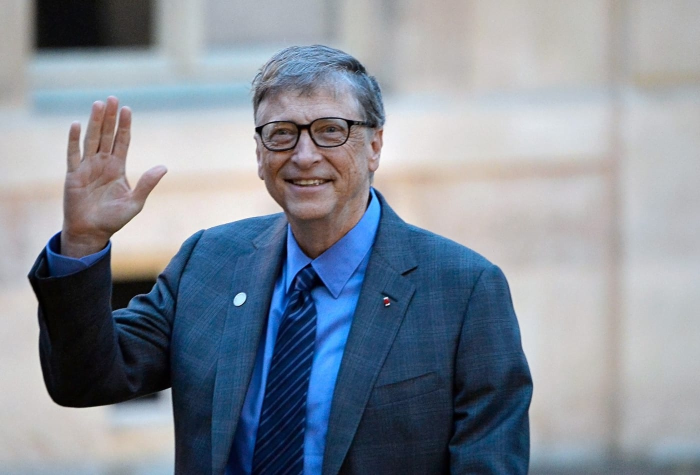
#> input picture images/Bill2.jpg, 1400 x 950 px (shown at 1/2 size); its folder holds only this picture in this run
$ python multiple_img_detection.py
#> lines starting #> are read from the running program, lines starting #| are printed output that depends on the picture; after the words box and inside, x2 and y2 are one past the last pixel; in counts of white or black regions, pixels touching at a corner belong together
import cv2, glob
# glob is a particular module that helps us to get all files from a particular file

all_images = glob.glob("images/*.jpg")
detect = cv2.CascadeClassifier("haarcascades/haarcascade_frontalface_default.xml")
print(all_images)
print(len(all_images))

for image in all_images:
    img = cv2.imread(image)
#> img is the input picture: shape (950, 1400, 3); mean B, G, R 153.2, 141.5, 133
    gray_img = cv2.cvtColor(img, cv2.COLOR_BGR2GRAY)
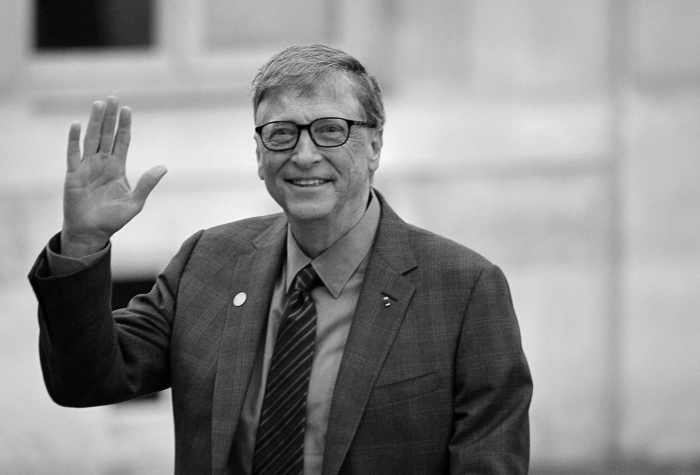
#> gray_img: shape (950, 1400) (shown at 1/2 size); min 0, max 254, mean 140.3
    faces = detect.detectMultiScale(gray_img, scaleFactor=1.1, minNeighbors=5)
#> faces = [[482, 153, 283, 283]]
    for (x, y, w, h) in faces:
        final_img = cv2.rectangle(img, (x, y), (x+w, y+h), (0, 255, 0), 2)
#> this loop made 1 pass

    cv2.imshow("Final output", final_img)
    cv2.waitKey(2000)
    cv2.destroyAllWindows()

$ run again, on images/img2.jpg
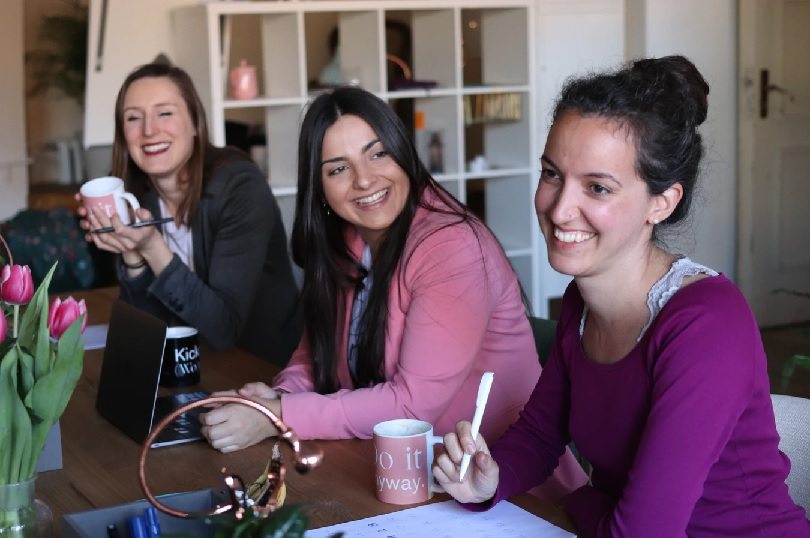
#> input picture images/img2.jpg, 810 x 538 px
#> img is the input picture: shape (538, 810, 3); mean B, G, R 97.1, 85.8, 105.2
#> `gray_img = cv2.cvtColor(img, cv2.COLOR_BGR2GRAY)`:
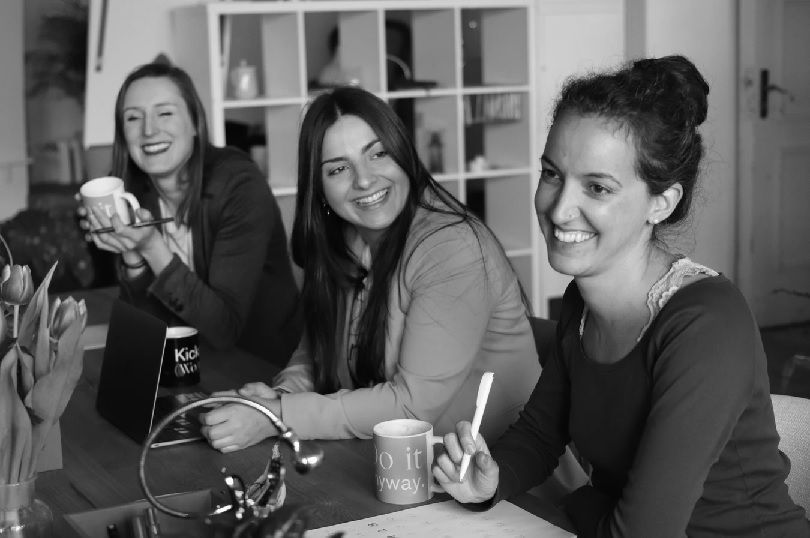
#> gray_img: shape (538, 810); min 0, max 255, mean 92.9
#> faces = [[112, 83, 83, 83], [307, 123, 105, 105], [523, 115, 167, 167]]
#> the loop `for (x, y, w, h) in faces:` made 3 passes
#> pass 3, `final_img = cv2.rectangle(img, (x, y), (x+w, y+h), (0, 255, 0), 2)`:
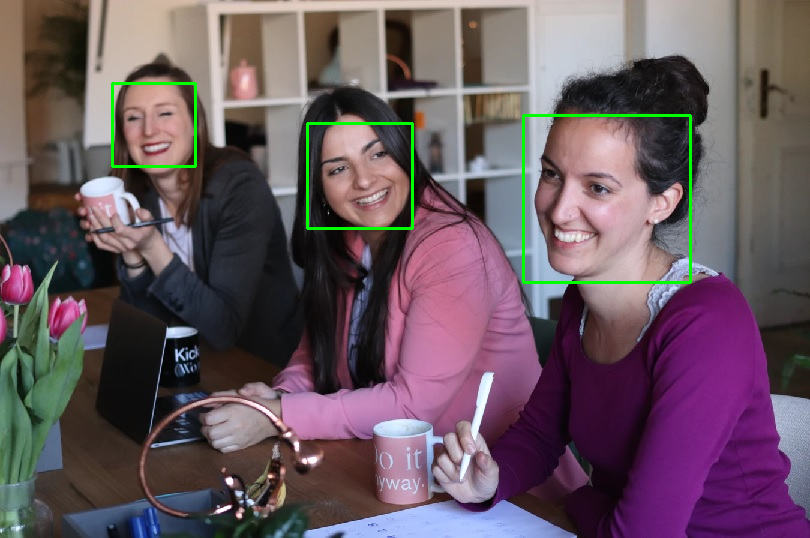
#> final_img: shape (538, 810, 3); mean B, G, R 96.2, 87.4, 104.2

$ run again, on images/img4.jpg
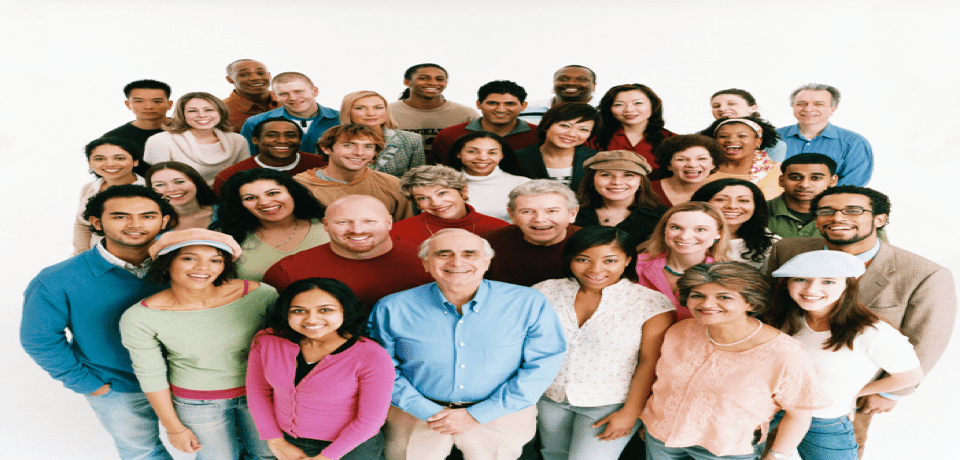
#> input picture images/img4.jpg, 960 x 460 px
#> img is the input picture: shape (460, 960, 3); mean B, G, R 160.4, 166.9, 178.7
#> `gray_img = cv2.cvtColor(img, cv2.COLOR_BGR2GRAY)`:
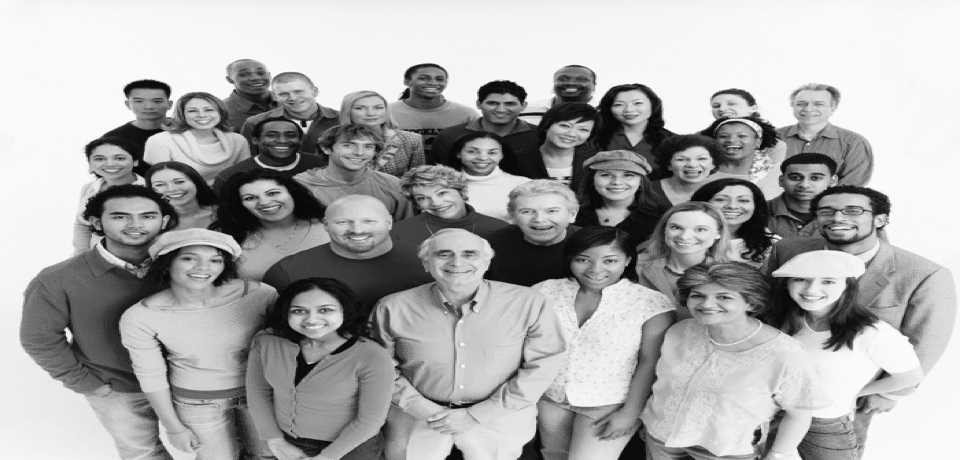
#> gray_img: shape (460, 960); min 9, max 251, mean 169.7
#> faces = 20 rows, first 6: [613, 89, 40, 40], [355, 96, 32, 32], [183, 98, 35, 35], [343, 134, 35, 35], [464, 138, 37, 37], [87, 144, 38, 38]
#> the loop `for (x, y, w, h) in faces:` made 20 passes
#> after the loop `for (x, y, w, h) in faces:`:
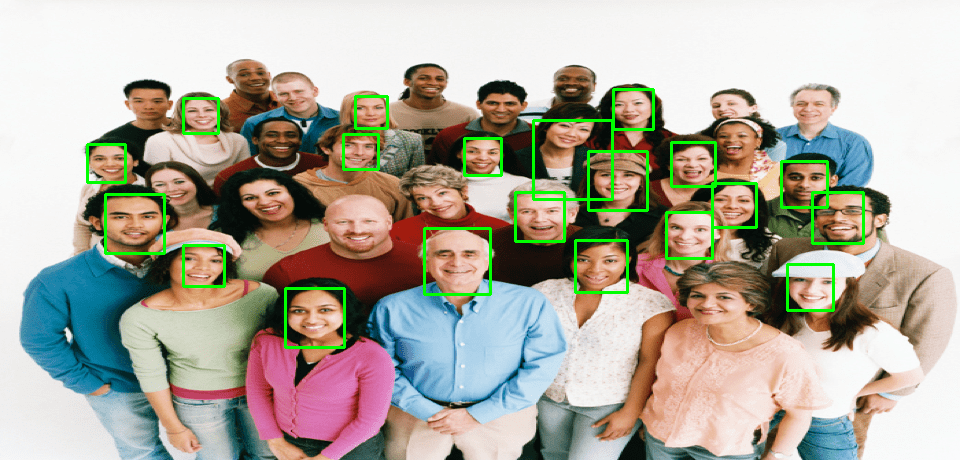
#> img: shape (460, 960, 3); 2.55% of pixels changed, all inside (x1, y1, x2, y2) = (86, 88, 865, 349)

$ run again, on images/child.jpg
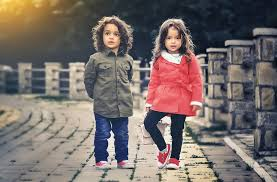
#> input picture images/child.jpg, 277 x 182 px
#> img is the input picture: shape (182, 277, 3); mean B, G, R 106.4, 109.8, 120.6
#> `gray_img = cv2.cvtColor(img, cv2.COLOR_BGR2GRAY)`:
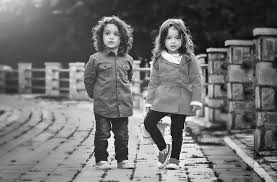
#> gray_img: shape (182, 277); min 1, max 254, mean 112.6
#> faces = [[98, 23, 26, 26]]
#> the loop `for (x, y, w, h) in faces:` made 1 pass
